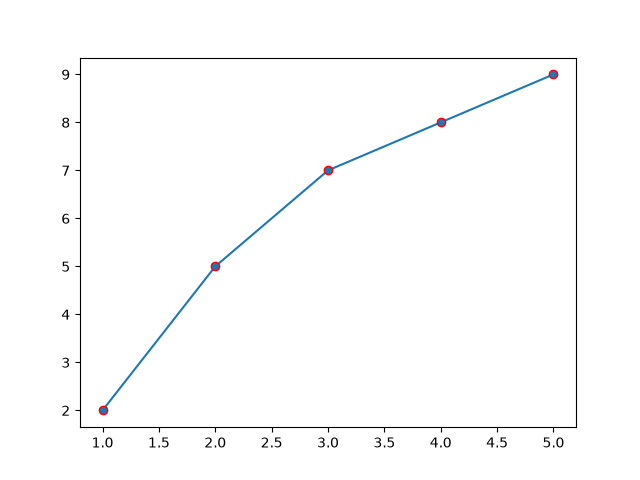

Source code (Python):
# Marker Edge 
# markeredgecolor (or) mec to set the color of the edge of the markers

import matplotlib.pyplot as plt

x = [1, 2, 3, 4, 5]
y = [2, 5, 7, 8, 9]

plt.plot(x, y, marker='o', mec='r')
plt.savefig("06_marker_edge_color.png")
